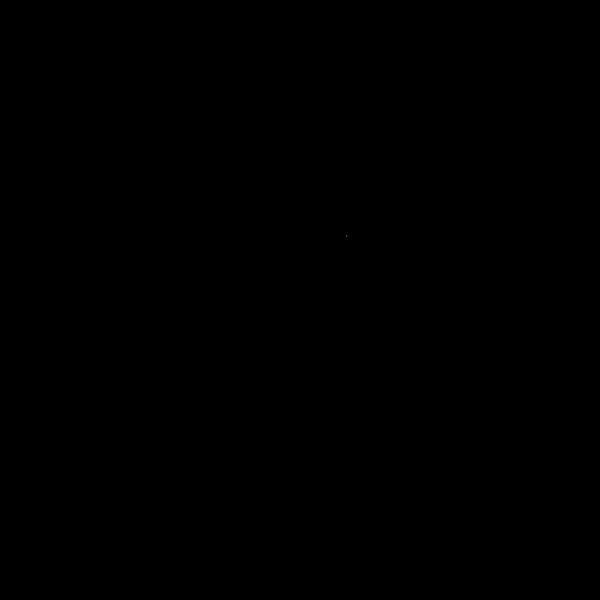
Frame 1 (no input)
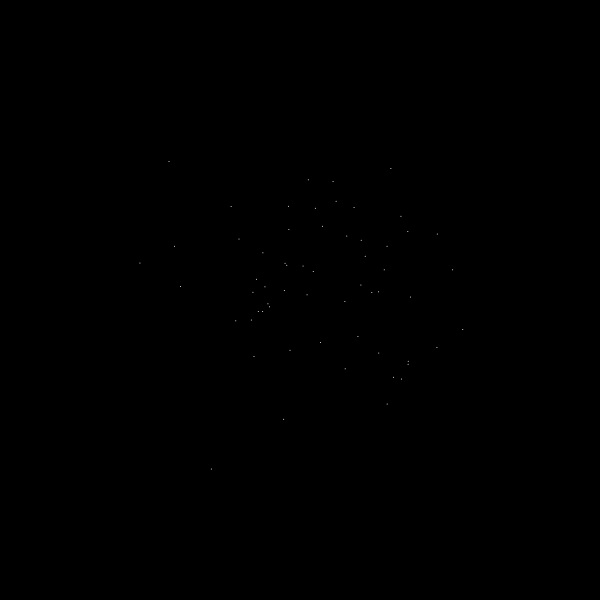
Frame 60 (no input)
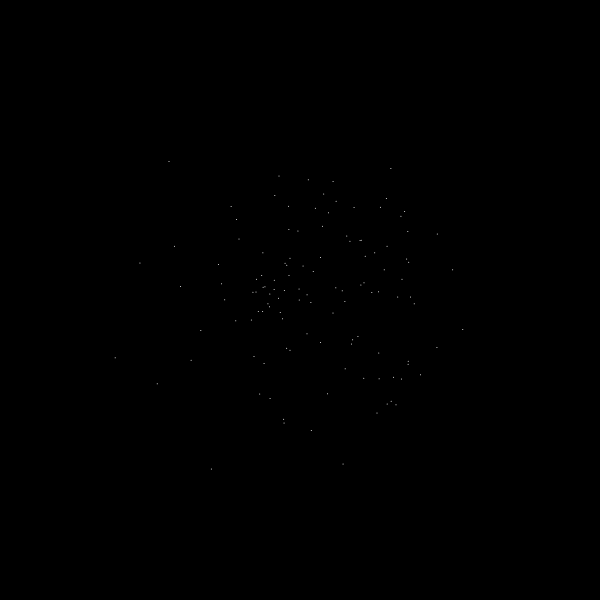
Frame 120 (the mouse pressed at the canvas centre since frame 60)

The p5.js sketch that drew these frames (run headless with seeded random() and noise() and a simulated clock; from frame 60 on, the mouse is pressed at the canvas centre):

// p5.js sketch
// ── sketch.js
let Xposition;
let Yposition;
let mean = 300;
let sd = 70;

function setup() {
  var cnv = createCanvas(600, 600);
  cnv.style("display", "block");
  background(0);
}

function draw() {
  stroke(255);

  Xposition = randomGaussian(mean, sd);
  Yposition = randomGaussian(mean, sd);

  point(Xposition, Yposition);
}
